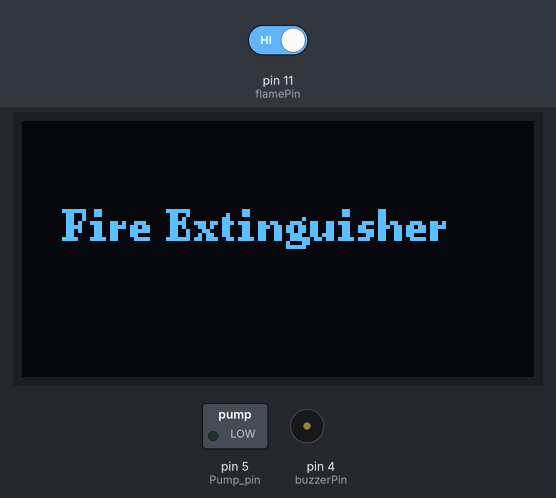
Bench run of a sketch on a simulated Arduino Uno, built with avr-gcc and run on an emulated ATmega328P. Shown: 128×64 one-colour display, switched loads named in the sketch (green lamp = pin HIGH), buzzer (waves = sounding, pin HIGH). Inputs (shaded band) come from the test bench; at power-on: pin 11 (flamePin) HIGH.

Above: at 0.1 s.
4.3 s: pin 11 (flamePin) driven LOW
At 6.1 s:
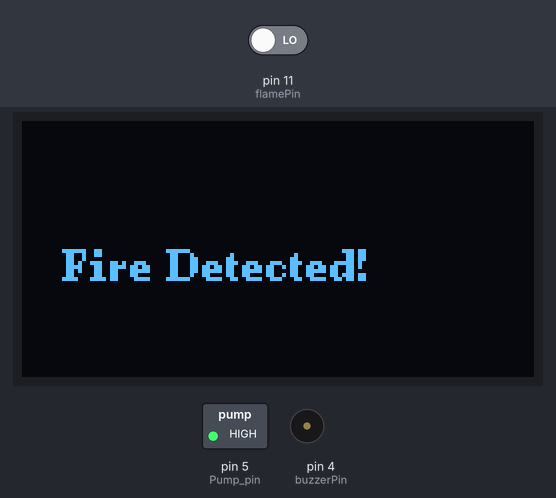
At 7.1 s:
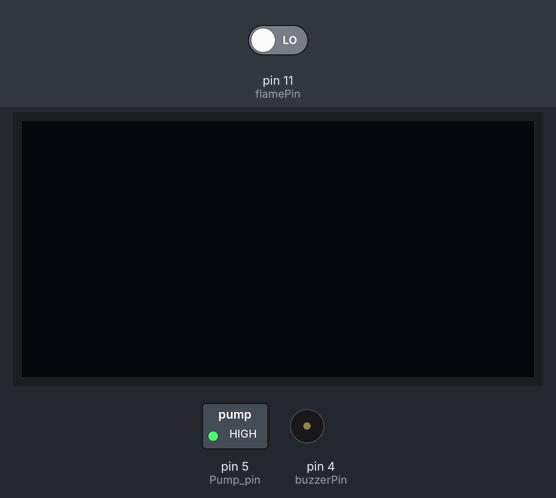
7.4 s: pin 11 (flamePin) driven HIGH
At 8.2 s:
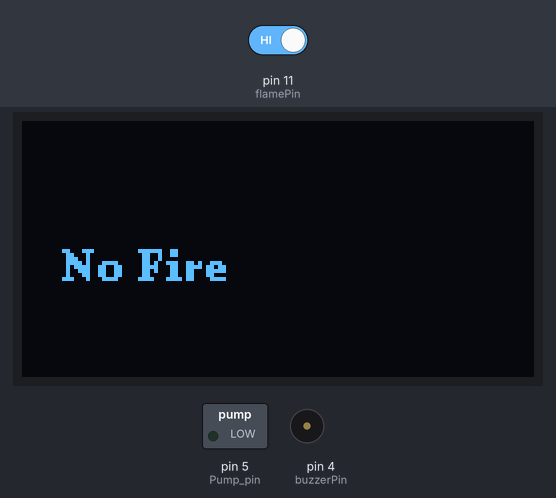
Timing chart, 0 to 10.4 s (numbered marks = the images above; inputs shaded):
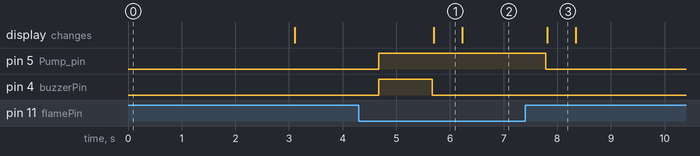

The sketch:

Experiment_no_13.ino
```cpp
#include <Wire.h>
#include <U8g2lib.h>
#define Pump_pin 5
#define buzzerPin 4
#define flamePin 11

int Flame = HIGH;
bool fireDetected = false;

U8G2_SSD1306_128X64_NONAME_F_SW_I2C u8g2(U8G2_R0, /* clock=*/ A5, /* data=*/ A4, /* reset=*/ U8X8_PIN_NONE);

void setup() {
  pinMode(buzzerPin, OUTPUT);
  pinMode(flamePin, INPUT_PULLUP);  // Use internal pull-up
  pinMode(Pump_pin, OUTPUT);

  u8g2.begin();
  u8g2.clearBuffer();
  u8g2.setFont(u8g2_font_ncenB08_tr);
  u8g2.drawStr(10, 30, "Fire Extinguisher");
  u8g2.sendBuffer();
  delay(3000);
}

void loop() {
  Flame = digitalRead(flamePin);

  u8g2.clearBuffer();
  u8g2.setFont(u8g2_font_ncenB08_tr);

  if (Flame == LOW && !fireDetected) {  // If fire detected (LOW)
    fireDetected = true;
    u8g2.drawStr(10, 40, "Fire Detected!");
    digitalWrite(buzzerPin, HIGH);
    digitalWrite(Pump_pin, HIGH);
    delay(1000);
    digitalWrite(buzzerPin, LOW);
  }
  else if (Flame == HIGH && fireDetected) {  // If no fire
    fireDetected = false;
    u8g2.drawStr(10, 40, "No Fire");
    digitalWrite(buzzerPin, LOW);
    digitalWrite(Pump_pin, LOW);
  }

  u8g2.sendBuffer();
  delay(500);
}
```

Measured:
- after the input at 4.3 s, pin 5 (Pump_pin): LOW → HIGH after 0.37 s; pin 4 (buzzerPin): LOW → HIGH after 0.37 s, → LOW 1.0 s later; the display: changes after 1.4 s (image 1)
- after the input at 7.4 s, pin 5 (Pump_pin): HIGH → LOW after 0.39 s; the display: changes after 0.41 s (image 3)
- what the display in image 1 shows lasts 0.5 s, from 5.7 s to 6.2 s
